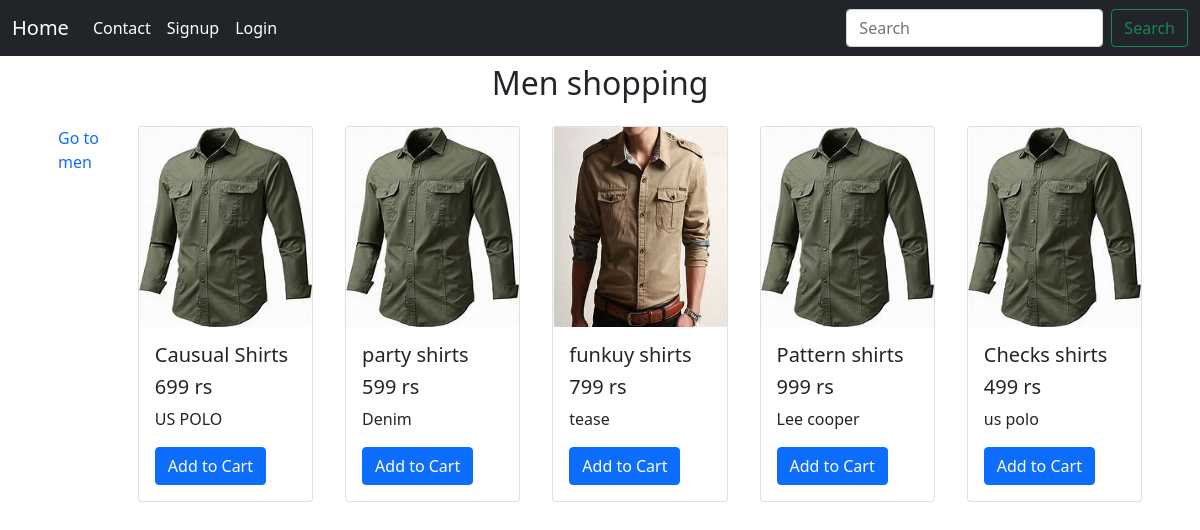
Page /category/1 on the committed database.
### homeapp/models.py (models this page shows)
class Menlist(models.Model):
    name=models.CharField(max_length=20)
    brand=models.CharField(max_length=30)
    price=models.IntegerField(null=True)
    men=models.ForeignKey(Men,on_delete=models.CASCADE)
    img=models.ImageField(null=True,upload_to='pics')
    def __str__(self):
        return self.name

### homeapp/views.py (the view)
# urls.py: path('category/<int:id>',views.category,name='category'),
def category(request, id):
    items = Menlist.objects.filter(men_id=id)
    print(items)  # Assuming Men has a foreign key 'menlist_id' referencing Menlist
    return render(request, 'shop/category.html',{"items":items} )

### templates/shop/category.html (shortened to what this page needs)
{% extends "base/navbar.html" %}
{% block body %}
<h2 class="text-center mt-2">Men shopping</h2>
<div class="container my-3 d-flex justify-content-around ">
  <a class="nav-link active" href="{% url 'men' %}">Go to men</a>
{% for i in items %}
<div class="card mx-3 my-2" style="width: 18rem;">
    <img class="card-img-top" width="250" height="200" src="{{i.img.url}}" alt="Card image cap">
    <div class="card-body">
      <h5 class="card-title">{{i.name}}</h5>
      <h5 class="card-title">{{i.price}} rs </h5>
      <p class="card-text">{{i.brand}}</p>
      <button class="btn btn-primary">Add to Cart</button>
    </div>
</div>
{% endfor %}
</div>
{% endblock  %}

### templates/base/navbar.html (shortened to what this page needs)
<!DOCTYPE html>
{% load static %}
{% load crispy_forms_tags %}
<html lang="en">
<head>
    <link rel="stylesheet" href="{% static 'css/style.css' %}">
    <link href="https://cdn.jsdelivr.net/npm/bootstrap@5.0.2/dist/css/bootstrap.min.css" rel="stylesheet">
    <link rel="stylesheet" href="https://cdn.jsdelivr.net/npm/bootstrap-icons@1.11.3/font/bootstrap-icons.min.css">
</head>
<body>
    <nav class="navbar navbar-expand-lg navbar-dark ftco_navbar bg-dark ftco-navbar-dark">
        <div class="container-fluid">
          <a class="navbar-brand" href="/">Home</a>
          <div class="collapse navbar-collapse" id="navbarSupportedContent">
            <ul class="navbar-nav me-auto mb-2 mb-lg-0">
              <li class="nav-item">
                <a class="nav-link active" href="{% url 'contact' %}">Contact</a>
              </li>
              <li class="nav-item text-white">
                {% if request.user.is_authenticated %}
                <a class="nav-link active" href="/"  >{{request.user.username}}</a>
                {% else %}
                <a class="nav-link active" href="{% url 'signup'  %}">Signup</a>
                {% endif %}
              </li>
              <li class="nav-item">
                {% if request.user.is_authenticated %}
                <a class="nav-link active" href="{% url 'logout' %}">Logout</a>
                {% comment %} <a class="nav-link active" href="{% url 'logout' %}">Logout</a> {% endcomment %}
                {% else %}
                <a class="nav-link active" href="{% url 'login' %}">Login</a>
                {% endif %}
              </li>
            </ul>
            <form class="d-flex">
              <input class="form-control me-2" type="search" placeholder="Search" aria-label="Search">
              <button class="btn btn-outline-success" type="submit">Search</button>
            </form>
          </div>
        </div>
      </nav>
      {% block body %}
      {% endblock  %}
</body>
</html>

### rows in the picture
Menlist: img (picture), name "Causual Shirts", price "699", brand "US POLO"
Menlist: img (picture), name "party shirts", price "599", brand "Denim"
Menlist: img (picture), name "funkuy shirts", price "799", brand "tease"
Menlist: img (picture), name "Pattern shirts", price "999", brand "Lee cooper"
Menlist: img (picture), name "Checks shirts", price "499", brand "us polo"
